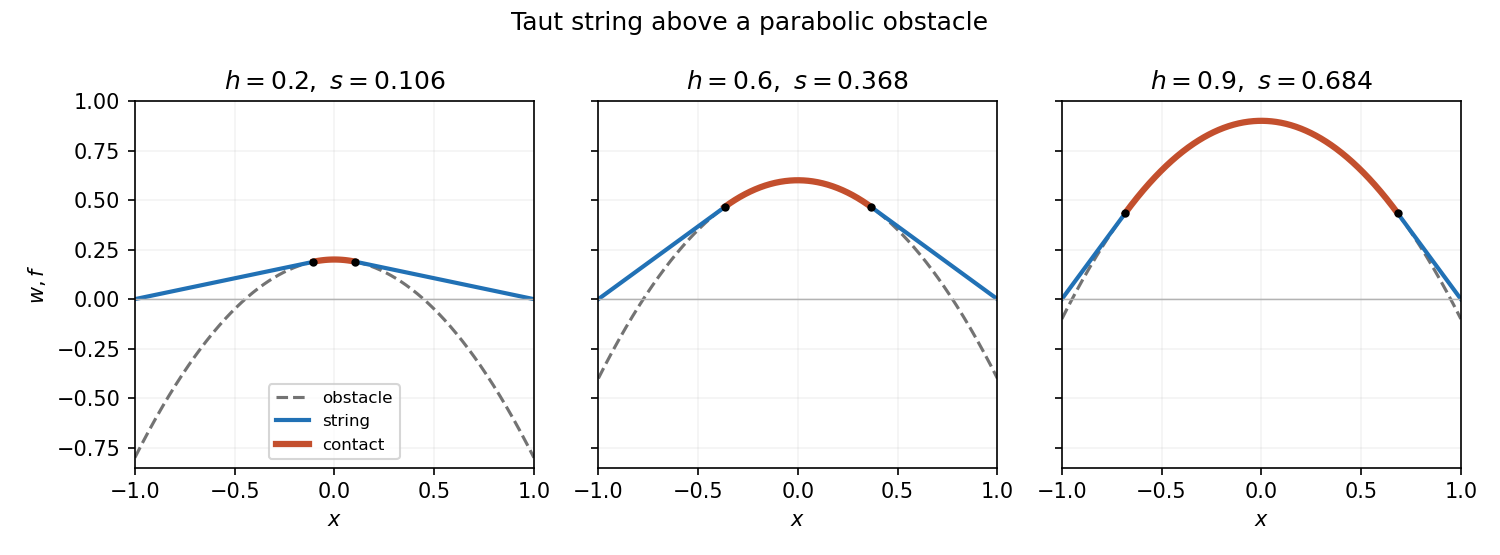

Here is the Python script that generated this plot:
# Python 3.14.4; numpy 2.3.5; matplotlib 3.10.7. Run in desired output directory.
import numpy as np
import matplotlib
matplotlib.use('Agg')
import matplotlib.pyplot as plt
from pathlib import Path
plt.rcParams.update({'figure.facecolor':'white','axes.facecolor':'white','font.size':10})
fig,axs=plt.subplots(1,3,figsize=(10,3.7),sharex=True,sharey=True)
x=np.linspace(-1,1,800)
for ax,h in zip(axs,[.2,.6,.9]):
    s=1-np.sqrt(1-h);f=h-x*x;w=np.where(np.abs(x)<=s,f,2*s*(1-np.abs(x)))
    ax.plot(x,f,'--',color='.45',label='obstacle');ax.plot(x,w,color='#2171b5',lw=2,label='string')
    mask=np.abs(x)<=s;ax.plot(x[mask],w[mask],color='#c34f2d',lw=3,label='contact');ax.plot([-s,s],[h-s*s,h-s*s],'ko',ms=3)
    ax.axhline(0,color='.7',lw=.7);ax.set(xlabel='$x$',title=rf'$h={h},\ s={s:.3f}$',xlim=(-1,1),ylim=(-.85,1));ax.grid(alpha=.15)
axs[0].set_ylabel('$w, f$');axs[0].legend(fontsize=8,loc='lower center');fig.suptitle('Taut string above a parabolic obstacle')
fig.tight_layout();fig.savefig(Path('2008-string-contact.png'),dpi=150,facecolor='white');plt.close(fig)
